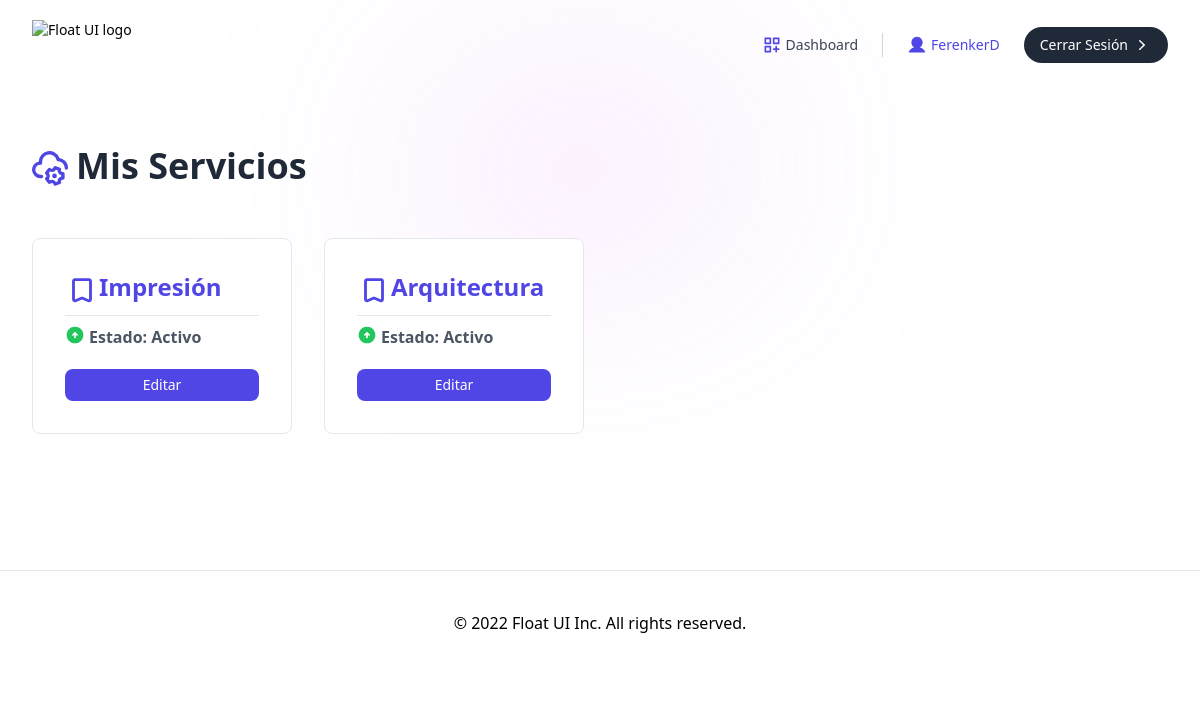
Screenshot of /business/my_services/ (signed in) with the database file from the repository.
### administrator/models.py (models this page shows, shortened)
class User(AbstractUser):
    identification_document = models.CharField(
        max_length=8, unique=True, blank=True, null=True)
    phone_number = models.CharField(max_length=11, blank=True, null=True)
    class Role(models.TextChoices):
        ADMIN = "ADMIN", "Admin"
        BUSINESS = "BUSINESS", "Business"
        CUSTOMER = "CUSTOMER", "Customer"
    base_role = Role.ADMIN
    role = models.CharField(max_length=50, choices=Role.choices)

### business/models.py (models this page shows, shortened)
class Services(models.Model):
    name = models.CharField(max_length=255, choices=list_service, default="Impresión")
    is_active = models.BooleanField(default=False)
    creation_date = models.DateTimeField(auto_now_add=True)
    update_date = models.DateTimeField(auto_now=True)
    user = models.ForeignKey(User, on_delete=models.CASCADE, related_name='user_services')

### business/views.py (the view)
# urls.py: path('my_services/', my_services, name='my_services_business'),
def my_services(request):
    if request.method == 'GET':
        try:
            my_services = Services.objects.filter(user=request.user)
            return render(request, "my_services_business.html", {
                'services': my_services
            })
        except:
            messages.error(request, "Ha ocurrido un error.")
            return render(request, "my_services_business.html")

### business/templates/my_services_business.html (shortened to what this page needs)
{% extends 'base_business.html' %}
{% block contenido %}
  <section class="relative py-14">
    <div class="absolute inset-0 max-w-xs mx-auto h-44 blur-[118px]" style="background: linear-gradient(152.92deg, rgba(192, 132, 252, 0.2) 4.54%, rgba(232, 121, 249, 0.26) 34.2%, rgba(192, 132, 252, 0.1) 77.55%);"></div>
    <div class="max-w-screen-xl mx-auto px-4 text-gray-600 md:px-8">
      <div class="relative max-w-2xl">
        <div class="relative z-10 flex justify-start items-center">
          <h3 class="pb-1 text-gray-800 text-3xl font-semibold sm:text-4xl">Mis Servicios</h3>
        </div>
      </div>
      <div class="relative mt-12">
        <ul class="grid gap-8 sm:grid-cols-2 lg:grid-cols-4">
          {% for service in services %}
            <li class="bg-white border rounded-lg">
              <div class="p-8 w-full h-full hover:bg-indigo-100 transition duration-300 rounded-lg">
                <div class="flex items-center">
                  <div class="text-indigo-600">
                    <svg xmlns="http://www.w3.org/2000/svg" width="34" height="34" viewBox="0 0 24 24">
                      <path fill="#4f46e5" d="m12 18l-4.2 1.8q-1 .425-1.9-.162T5 17.975V5q0-.825.588-1.412T7 3h10q.825 0 1.413.588T19 5v12.975q0 1.075-.9 1.663t-1.9.162zm0-2.2l5 2.15V5H7v12.95zM12 5H7h10z" />
                    </svg>
                  </div>
                  <p class="mb-2 text-2xl font-semibold text-indigo-600">{{ service.name }}</p>
                </div>
                <hr class="h-0.5 mt-1 mb-2" />
                {% if service.is_active %}
                  <p class="flex font-semibold mb-5">
                    Estado: Activo
                  </p>
                {% endif %}
                <a href="{% url 'update_my_services_business' service.id %}" class="block text-center px-3 py-1.5 text-sm text-white duration-150 bg-indigo-600 rounded-lg hover:bg-indigo-500 active:bg-indigo-700">Editar</a>
              </div>
            </li>
          {% endfor %}
        </ul>
      </div>
    </div>
  </section>
{% endblock %}

### business/templates/base_business.html (shortened to what this page needs)
{% load static tailwind_tags %}
{% load static %}
<!DOCTYPE html>
<html lang="es">
  <head>
    <link rel="stylesheet" type="text/css" href="{% static 'noty.css' %}" />
    {% tailwind_css %}
    <link rel="stylesheet" type="text/css" href="{% static 'style.css' %}" />
  </head>
  <body>
    <nav class="bg-white border-b w-full md:static md:text-sm md:border-none">
      <div class="items-center px-4 max-w-screen-xl mx-auto md:flex md:px-8">
        <div class="flex items-center justify-between py-3 md:py-5 md:block">
          <a href="{% url 'index' %}" rel="nofollow"><img src="https://www.floatui.com/logo.svg" width="120" height="50" alt="Float UI logo"></a>
        </div>
        <div class="flex-1 pb-3 mt-8 md:block md:pb-0 md:mt-0 hidden">
          <ul class="justify-end items-center space-y-6 md:flex md:space-x-6 md:space-y-0">
            {% if user.is_authenticated %}
            <li class="text-gray-700 hover:text-indigo-600">
              <a href="{% url 'dashboard_business' %}" class="flex justify-center items-center" rel="nofollow">
                Dashboard
              </a>
            </li>
            <div class="space-y-3 items-center gap-x-6 md:flex md:space-y-0">
              <li class="flex items-center">
                <svg class="w-5 h-5 mr-1" xmlns="http://www.w3.org/2000/svg" viewbox="0 0 256 256">
                <path fill="#4f46e5" d="M230.93 220a8 8 0 0 1-6.93 4H32a8 8 0 0 1-6.92-12c15.23-26.33 38.7-45.21 66.09-54.16a72 72 0 1 1 73.66 0c27.39 8.95 50.86 27.83 66.09 54.16a8 8 0 0 1 .01 8"></path></svg>
                <p class="block py-3 text-center text-indigo-600 border rounded-lg md:border-none">{{ user.username }}</p>
              </li>
              <li>
                <a href="{% url 'log_out_business' %}" class="flex items-center justify-center gap-x-1 py-2 px-4 text-white font-medium bg-gray-800 hover:bg-gray-700 active:bg-gray-900 rounded-full md:inline-flex" rel="nofollow">Cerrar Sesión<svg xmlns="http://www.w3.org/2000/svg" viewbox="0 0 20 20" fill="currentcolor" class="w-5 h-5">
                <path fill-rule="evenodd" d="M7.21 14.77a.75.75 0 01.02-1.06L11.168 10 7.23 6.29a.75.75 0 111.04-1.08l4.5 4.25a.75.75 0 010 1.08l-4.5 4.25a.75.75 0 01-1.06-.02z" clip-rule="evenodd"></path></svg></a>
              </li>
              {% endif %}
            </div>
          </ul>
        </div>
      </div>
    </nav>
    {% block contenido %}
    {% endblock %}
    <footer class="pt-10">
      <div class="mt-10 py-10 border-t md:text-center">
        <p>© 2022 Float UI Inc. All rights reserved.</p>
      </div>
    </footer>
  </body>
</html>

### static/style.css (style rules this page uses)
* { scroll-behavior: smooth; }

### rows the page displays
User: username "FerenkerD"
Services: name "Impresión", is_active True (drawn)
Services: name "Arquitectura", is_active True (drawn)
